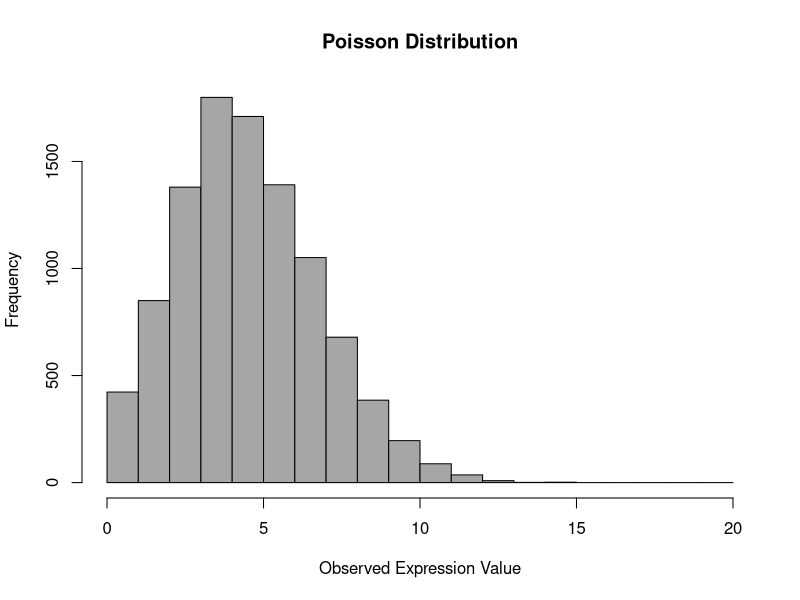
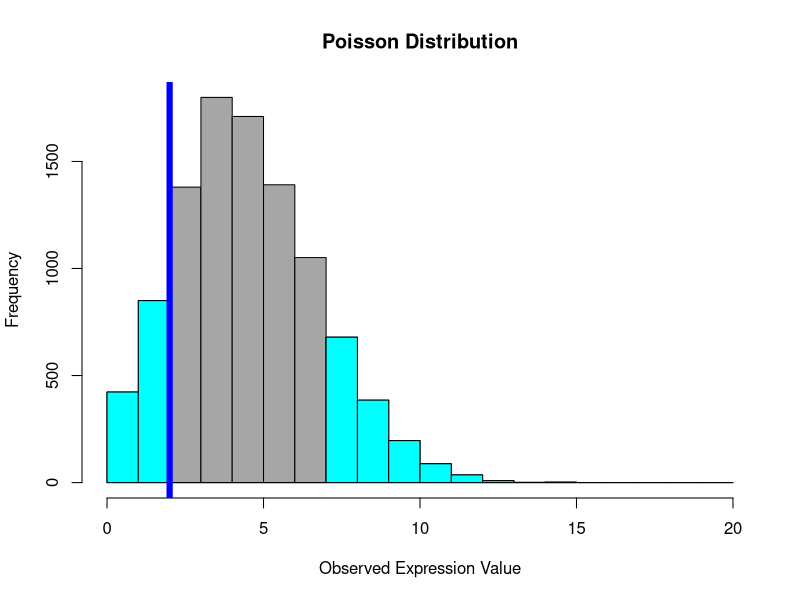

Write R code to recreate these figures, in order.
set.seed(1);
data = rpois(n=10000, lambda=5)

png("Example_Poisson_lambda5.png")
hist(data, col="grey65", xlab="Observed Expression Value", main="Poisson Distribution", breaks=0:20)
dev.off()

png("Example_Poisson_Weights.png")
hist(data, col="grey65", xlab="Observed Expression Value", main="Poisson Distribution", breaks=0:20)
hist(data[data<=2 | data >=8], col="cyan", xlab="Observed Expression Value", main="Poisson Distribution", breaks=0:20, add=T)
abline(v=2, col="blue", lwd=6)
dev.off()

